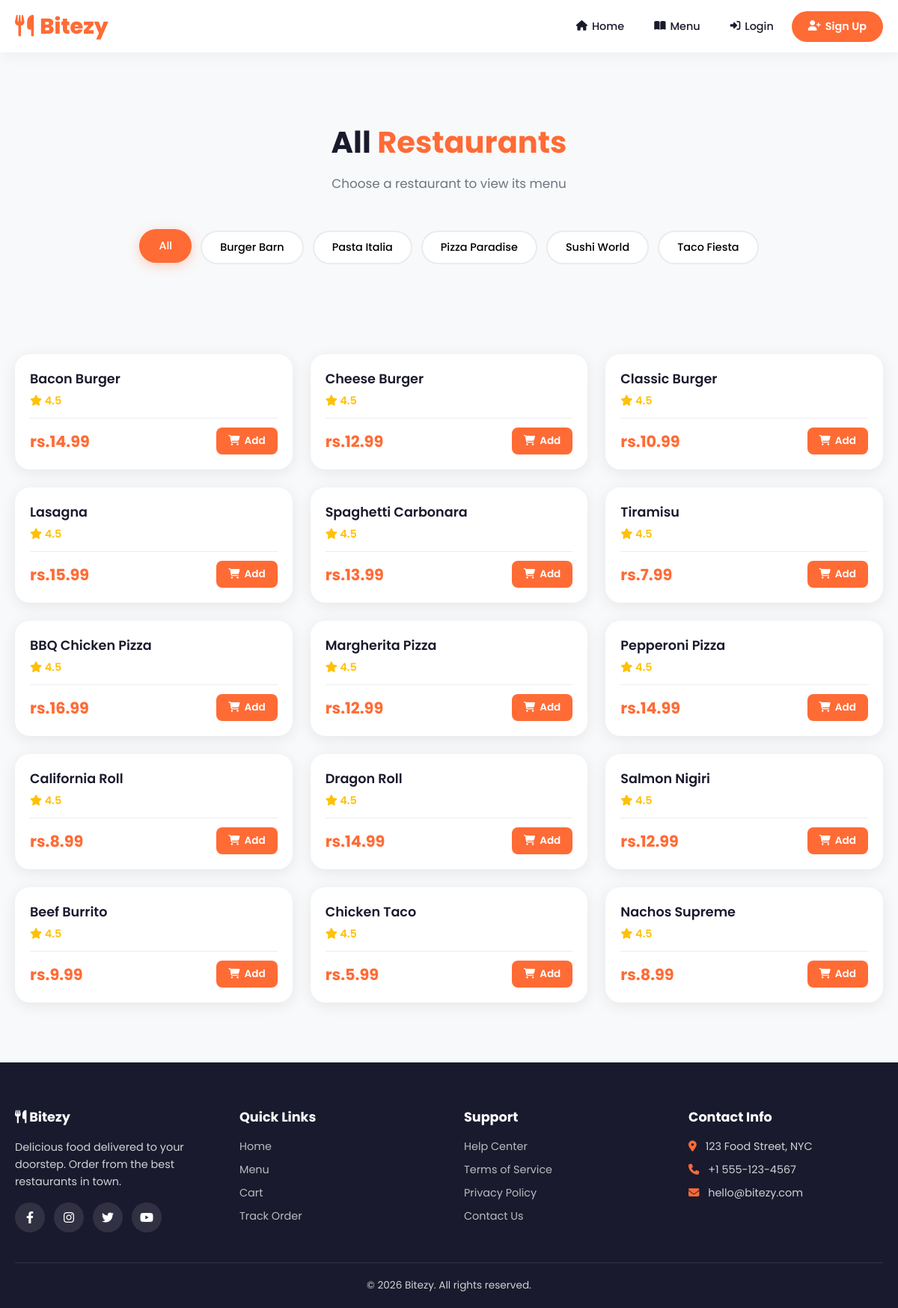
/pages/menu.php, run on the app's committed database.
### tables this page shows
CREATE TABLE restaurants (
  id INT AUTO_INCREMENT PRIMARY KEY,
  name VARCHAR(150) NOT NULL,
  location TEXT,
  image_url VARCHAR(255) DEFAULT '',
  created_at TIMESTAMP DEFAULT CURRENT_TIMESTAMP
);

CREATE TABLE menu_items (
  id INT AUTO_INCREMENT PRIMARY KEY,
  restaurant_id INT NOT NULL,
  name VARCHAR(150) NOT NULL,
  description TEXT,
  price DECIMAL(10,2) NOT NULL,
  rating DECIMAL(2,1) DEFAULT 4.5,
  image_url VARCHAR(255) DEFAULT '',
  created_at TIMESTAMP DEFAULT CURRENT_TIMESTAMP,
  FOREIGN KEY (restaurant_id) REFERENCES restaurants(id) ON DELETE CASCADE
);

### includes/db.php (called while the page is built, shortened)
<?php
function getDB() {
  static $conn = null;
  if ($conn === null) {
    try {
      $conn = new mysqli(DB_HOST, DB_USER, DB_PASS, DB_NAME);
      $conn->set_charset('utf8mb4');
    } catch (Exception $e) {
      die('Database connection error. Please check your configuration.');
    }
  }
  return $conn;
}
function dbQuery($sql, $params = []) {
  $conn = getDB();
  if (!empty($params)) {
    $stmt = $conn->prepare($sql);
    if ($stmt === false) {
      die('SQL Error: ' . $conn->error);
    }
    $types = '';
    foreach ($params as $param) {
      if (is_int($param)) $types .= 'i';
      elseif (is_double($param)) $types .= 'd';
      elseif (is_string($param)) $types .= 's';
      else $types .= 's';
    }
    $stmt->bind_param($types, ...$params);
    $stmt->execute();
    $result = $stmt->get_result();
    $stmt->close();
    return $result;
  } else {
    return $conn->query($sql);
  }
}

### pages/menu.php (the view, shortened to what this page needs)
<?php require_once __DIR__ . '/../includes/db.php'; ?>
<?php include __DIR__ . '/../includes/header.php'; ?>
<?php
$restaurant = null;
$menuItems = [];
$allRestaurants = dbQuery("SELECT * FROM restaurants ORDER BY name");
$allRestaurantsList = $allRestaurants ? $allRestaurants->fetch_all(MYSQLI_ASSOC) : [];
$allItems = [];
if (!$restaurant) {
  $allItemsResult = dbQuery("SELECT mi.*, r.name as restaurant_name FROM menu_items mi JOIN restaurants r ON mi.restaurant_id = r.id ORDER BY r.name, mi.name");
  if ($allItemsResult) $allItems = $allItemsResult->fetch_all(MYSQLI_ASSOC);
}
?>
<?php if ($restaurant): ?>
<div class="restaurant-detail-header">
  <h1><?php echo htmlspecialchars($restaurant['name']); ?></h1>
  <p><i class="fas fa-map-marker-alt"></i> <?php echo htmlspecialchars($restaurant['location']); ?></p>
  <p><i class="fas fa-utensils"></i> <?php echo count($menuItems); ?> items available</p>
</div>
<?php else: ?>
<section class="section">
  <div class="section-header">
    <h2>All <span>Restaurants</span></h2>
    <p>Choose a restaurant to view its menu</p>
  </div>
  <div class="category-pills">
    <button class="pill active" onclick="window.location.href='<?php echo SITE_URL; ?>/pages/menu.php'">All</button>
    <?php foreach ($allRestaurantsList as $r): ?>
      <button class="pill" onclick="window.location.href='<?php echo SITE_URL; ?>/pages/menu.php?restaurant=<?php echo $r['id']; ?>'">
        <?php echo htmlspecialchars($r['name']); ?>
      </button>
    <?php endforeach; ?>
  </div>
</section>
<?php endif; ?>
<section class="section" style="padding-top: <?php echo $restaurant ? '20px' : '0'; ?>">
  <div class="menu-grid" id="menuGrid">
    <?php
    $items = $restaurant ? $menuItems : $allItems;
    if (count($items) > 0):
      foreach ($items as $item):
        $rating = (float)($item['rating'] ?? 4.5);
      ?>
      <div class="menu-item-card">
        <div class="menu-item-body">
          <h3><?php echo htmlspecialchars($item['name']); ?></h3>
          <div class="menu-item-rating">
            <i class="fas fa-star"></i> <?php echo number_format($rating, 1); ?>
          </div>
          <div class="menu-item-footer">
            <span class="menu-item-price"><?php echo CURRENCY; ?><?php echo number_format($item['price'], 2); ?></span>
            <button class="btn-add-cart" onclick="addToCart(<?php echo $item['id']; ?>, this)">
              <i class="fas fa-shopping-cart"></i> Add
            </button>
          </div>
        </div>
      </div>
    <?php
      endforeach;
    endif; ?>
  </div>
</section>
<?php include __DIR__ . '/../includes/footer.php'; ?>

### assets/css/style.css (style rules this page uses)
:root { --primary: #ff6b35; --primary-dark: #e55a2b; --secondary: #004e89; --accent: #ffb703; --dark: #1a1a2e; --darker: #16213e; --light: #f8f9fa; --gray: #6c757d; --success: #28a745; --danger: #dc3545; --warning: #ffc107; --border: #e9ecef; --shadow: 0 4px 20px rgba(0,0,0,0.08); --shadow-lg: 0 10px 40px rgba(0,0,0,0.12); --radius: 12px; --radius-lg: 20px; --transition: all 0.3s cubic-bezier(0.4, 0, 0.2, 1); }
* { margin: 0; padding: 0; box-sizing: border-box; }
body { font-family: 'Poppins', sans-serif; background: var(--light); color: var(--dark); overflow-x: hidden; min-height: 100vh; display: flex; flex-direction: column; }
.section { padding: 80px 20px; max-width: 1200px; margin: 0 auto; }
.section-header { text-align: center; margin-bottom: 50px; }
.section-header h2 { font-size: 2.5rem; font-weight: 700; color: var(--dark); margin-bottom: 12px; }
.section-header h2 span { color: var(--primary); }
.section-header p { color: var(--gray); font-size: 1.05rem; }
.category-pills { display: flex; gap: 12px; flex-wrap: wrap; justify-content: center; margin-bottom: 40px; }
.pill { padding: 10px 24px; border-radius: 50px; border: 2px solid var(--border); background: white; cursor: pointer; font-weight: 500; transition: var(--transition); font-family: inherit; font-size: 0.9rem; }
.pill.active, .pill:hover { background: var(--primary); color: white; border-color: var(--primary); transform: translateY(-2px); box-shadow: 0 4px 15px rgba(255,107,53,0.3); }
.menu-grid { display: grid; grid-template-columns: repeat(auto-fill, minmax(280px, 1fr)); gap: 24px; }
.menu-item-card { background: white; border-radius: var(--radius-lg); overflow: hidden; box-shadow: var(--shadow); transition: var(--transition); position: relative; }
.menu-item-body { padding: 20px; }
.menu-item-body h3 { font-size: 1.1rem; font-weight: 600; margin-bottom: 6px; }
.menu-item-rating { color: var(--warning); font-size: 0.9rem; font-weight: 600; margin-bottom: 12px; }
.menu-item-footer { display: flex; justify-content: space-between; align-items: center; padding-top: 12px; border-top: 1px solid var(--border); }
.menu-item-price { font-size: 1.3rem; font-weight: 700; color: var(--primary); }
.btn-add-cart { background: var(--primary); color: white; border: none; padding: 8px 16px; border-radius: 8px; cursor: pointer; font-weight: 600; transition: var(--transition); font-family: inherit; font-size: 0.85rem; display: flex; align-items: center; gap: 6px; }

### data on the page
restaurants: name "Burger Barn"
restaurants: name "Pasta Italia"
restaurants: name "Pizza Paradise"
restaurants: name "Sushi World"
restaurants: name "Taco Fiesta"
menu_items: name "Bacon Burger", rating "4.5", price "14.99"
menu_items: name "Cheese Burger", rating "4.5", price "12.99"
menu_items: name "Classic Burger", rating "4.5", price "10.99"
menu_items: name "Lasagna", rating "4.5", price "15.99"
menu_items: name "Spaghetti Carbonara", rating "4.5", price "13.99"
menu_items: name "Tiramisu", rating "4.5", price "7.99"
menu_items: name "BBQ Chicken Pizza", rating "4.5", price "16.99"
menu_items: name "Margherita Pizza", rating "4.5", price "12.99"
menu_items: name "Pepperoni Pizza", rating "4.5", price "14.99"
menu_items: name "California Roll", rating "4.5", price "8.99"
menu_items: name "Dragon Roll", rating "4.5", price "14.99"
menu_items: name "Salmon Nigiri", rating "4.5", price "12.99"
menu_items: name "Beef Burrito", rating "4.5", price "9.99"
menu_items: name "Chicken Taco", rating "4.5", price "5.99"
menu_items: name "Nachos Supreme", rating "4.5", price "8.99"
